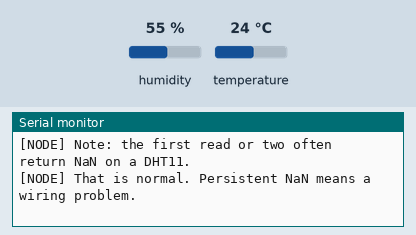
Recording of a sketch running on a simulated ESP32. Shown: the last lines printed to the serial monitor. The test bench sets the inputs (shaded band); at power-on: humidity 55 %, temperature 24 °C.

Above: at 1.5 s.
1.6 s: humidity set to 22 %
At 3.5 s:
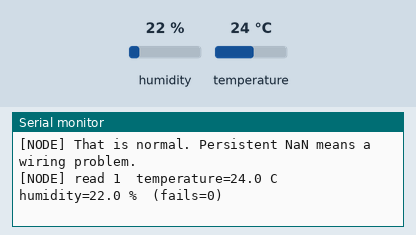
6.9 s: temperature set to 12 °C
At 8.4 s:
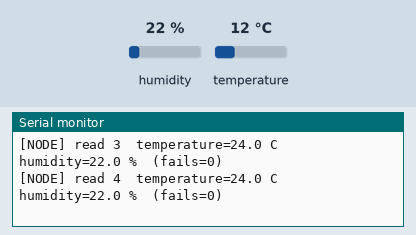
12.2 s: humidity set to 40 %
At 15.0 s:
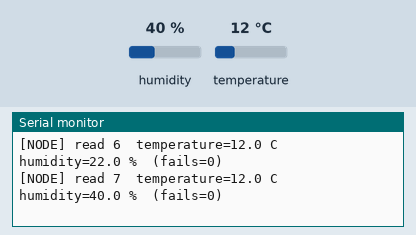
Timing chart, 0 to 16.5 s (numbered marks = the images above; inputs shaded):
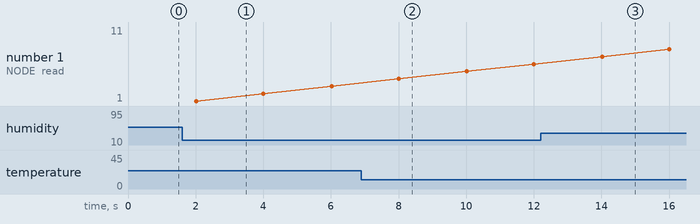

The sketch:

01_board1_dht_test.ino
```cpp
/*
 * 01_board1_dht_test - Board 1 (Remote Sensor Node) DHT11 bring-up test
 *
 * Stage 1 of the P1 project. Proves the DHT11 on Board 1 is wired correctly and
 * returns plausible values before any wireless code is introduced. If this
 * sketch does not produce readings, nothing further will work.
 *
 * Board:  ESP32 Dev Module      (FQBN esp32:esp32:esp32)
 * Serial: 115200
 *
 * Board 1 wiring:
 *   DHT11 "+" / VCC       -> ESP32 3V3            (green wire)
 *   DHT11 "-" / GND       -> ESP32 GND            (orange wire)
 *   DHT11 "S" / OUT/DATA  -> ESP32 D4 = GPIO4     (yellow wire)
 *
 * The three-pin DHT11 module carries its own pull-up resistor on the data line,
 * so no external resistor is required. Run the sensor at 3.3V, not VIN.
 */

#include "DHT.h"

// GPIO4. The board silkscreen says D4; the Arduino API wants the integer 4.
static const uint8_t DHT_PIN  = 4;
static const uint8_t DHT_KIND = DHT11;

// A DHT11 needs at least one second between reads. Two seconds is comfortable.
static const uint32_t READ_INTERVAL_MS = 2000;

DHT dht(DHT_PIN, DHT_KIND);

static uint32_t lastReadMs = 0;
static uint32_t readCount  = 0;
static uint32_t failCount  = 0;

void setup() {
  Serial.begin(115200);
  delay(300);  // let the USB serial port settle so the banner is not lost
  Serial.println();
  Serial.println("[NODE] ============================================");
  Serial.println("[NODE] 01_board1_dht_test");
  Serial.printf("[NODE] DHT11 on GPIO%u, reading every %lu ms\n",
                DHT_PIN, (unsigned long)READ_INTERVAL_MS);
  Serial.println("[NODE] ============================================");

  dht.begin();

  Serial.println("[NODE] Note: the first read or two often return NaN on a DHT11.");
  Serial.println("[NODE] That is normal. Persistent NaN means a wiring problem.");
}

void loop() {
  if (millis() - lastReadMs < READ_INTERVAL_MS) {
    return;
  }
  lastReadMs = millis();
  readCount++;

  float humidity    = dht.readHumidity();
  float temperature = dht.readTemperature();  // degrees Celsius

  if (isnan(humidity) || isnan(temperature)) {
    failCount++;
    Serial.printf("[NODE] read %lu FAILED (NaN)  fails=%lu\n",
                  (unsigned long)readCount, (unsigned long)failCount);
    Serial.printf("[NODE]   check: yellow data wire on GPIO%u, green on 3V3, orange on GND\n",
                  DHT_PIN);
    return;
  }

  Serial.printf("[NODE] read %lu  temperature=%.1f C  humidity=%.1f %%  (fails=%lu)\n",
                (unsigned long)readCount, temperature, humidity,
                (unsigned long)failCount);
}
```

Measured:
- after the input at 1.6 s, the serial monitor: prints a new line after 0.42 s (image 1)
- after the input at 12.2 s, the serial monitor: prints a new line after 1.8 s (image 3)
